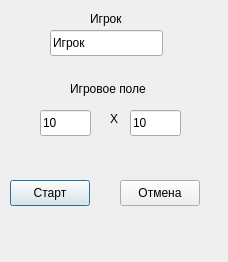
<?xml version="1.0" encoding="UTF-8"?>
<ui version="4.0">
 <class>newGameWindow</class>
 <widget class="QDialog" name="newGameWindow">
  <property name="geometry">
   <rect>
    <x>0</x>
    <y>0</y>
    <width>228</width>
    <height>262</height>
   </rect>
  </property>
  <property name="windowTitle">
   <string>Новая игра</string>
  </property>
  <widget class="QLabel" name="lb_userName">
   <property name="geometry">
    <rect>
     <x>90</x>
     <y>10</y>
     <width>39</width>
     <height>18</height>
    </rect>
   </property>
   <property name="sizePolicy">
    <sizepolicy hsizetype="Preferred" vsizetype="Preferred">
     <horstretch>0</horstretch>
     <verstretch>0</verstretch>
    </sizepolicy>
   </property>
   <property name="text">
    <string>Игрок</string>
   </property>
  </widget>
  <widget class="QLineEdit" name="le_userName">
   <property name="geometry">
    <rect>
     <x>50</x>
     <y>30</y>
     <width>113</width>
     <height>26</height>
    </rect>
   </property>
   <property name="text">
    <string>Игрок</string>
   </property>
  </widget>
  <widget class="QLabel" name="lb_fieldSize">
   <property name="geometry">
    <rect>
     <x>70</x>
     <y>80</y>
     <width>89</width>
     <height>18</height>
    </rect>
   </property>
   <property name="text">
    <string>Игровое поле</string>
   </property>
  </widget>
  <widget class="QLineEdit" name="le_horizontSize">
   <property name="geometry">
    <rect>
     <x>40</x>
     <y>110</y>
     <width>51</width>
     <height>26</height>
    </rect>
   </property>
   <property name="inputMask">
    <string/>
   </property>
   <property name="text">
    <string>10</string>
   </property>
  </widget>
  <widget class="QLineEdit" name="le_vetricalSize">
   <property name="geometry">
    <rect>
     <x>130</x>
     <y>110</y>
     <width>51</width>
     <height>26</height>
    </rect>
   </property>
   <property name="inputMask">
    <string/>
   </property>
   <property name="text">
    <string>10</string>
   </property>
  </widget>
  <widget class="QLabel" name="lb_fieldSize_2">
   <property name="geometry">
    <rect>
     <x>110</x>
     <y>110</y>
     <width>8</width>
     <height>18</height>
    </rect>
   </property>
   <property name="text">
    <string>Х</string>
   </property>
  </widget>
  <widget class="QPushButton" name="bt_OK">
   <property name="geometry">
    <rect>
     <x>10</x>
     <y>180</y>
     <width>80</width>
     <height>26</height>
    </rect>
   </property>
   <property name="text">
    <string>Старт</string>
   </property>
  </widget>
  <widget class="QPushButton" name="bt_Cancel">
   <property name="geometry">
    <rect>
     <x>120</x>
     <y>180</y>
     <width>80</width>
     <height>26</height>
    </rect>
   </property>
   <property name="text">
    <string>Отмена</string>
   </property>
  </widget>
 </widget>
 <resources/>
 <connections/>
</ui>
